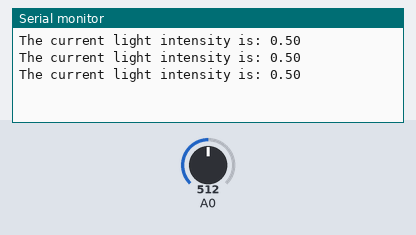
A sketch run on a simulated Arduino Uno, built with avr-gcc and run on an emulated ATmega328P. On the bench: the last lines printed to the serial monitor. The test bench sets the inputs (shaded band); at power-on: A0 = 512.

Above: at 1.3 s.
1.4 s: A0 set to 716
At 1.9 s:
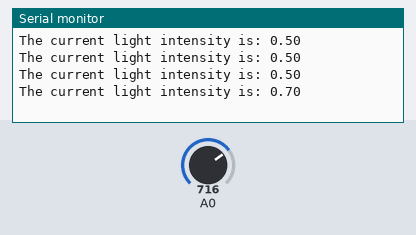
2.9 s: A0 set to 900
At 3.4 s:
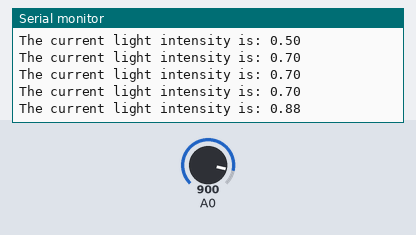
Timing chart, 0 to 5.9 s (numbered marks = the images above; inputs shaded):
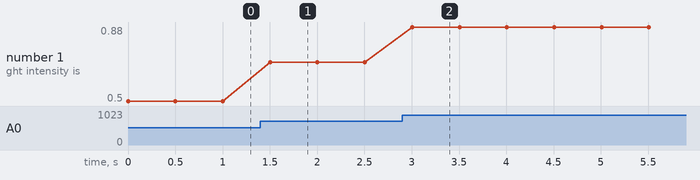

Measured:
- after the input at 1.4 s, the serial monitor: prints a new line after 0.10 s (image 1)
- after the input at 2.9 s, the serial monitor: prints a new line after 0.10 s (image 2)
- plotted number 1: 0.5 → 0.7 after the input at 1.4 s, 0.7 → 0.88 after the input at 2.9 s

The sketch:

Program2.ino
```cpp
  int sensorPin = 0;
  float sensorValue = 0;
void setup() {
  // put your setup code here, to run once:
  Serial.begin(9600);
 }
void loop() {
  // put your main code here, to run repeatedly:
  sensorValue = analogRead(A0);
  float value = sensorValue/1024;
  Serial.print("The current light intensity is: ");
  Serial.println(value);
  delay(500);
}
```
